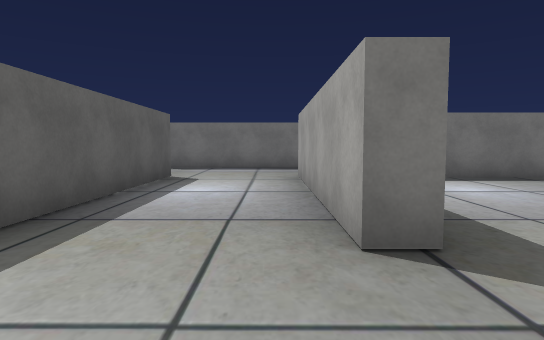
View 1 (above)

24 first-person views from a walk through a scene from a Unity 3-D project. The camera is 1.3 m above the floor, tilts 4° down and sees 75° across. The floor is counted in squares, 2 m on a side. Each view is taken from the middle of a square. On the plan, view 1 faces up. The plan holds only what a view shows up to about 10 squares ahead; the rest is blank. The place goes on beyond the plan. The player character is not drawn. Some surface patterns are stand-ins.

View 2
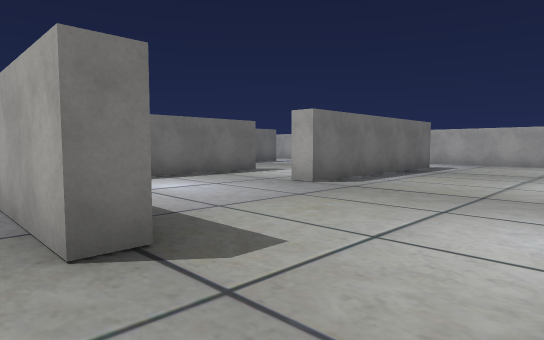

View 3
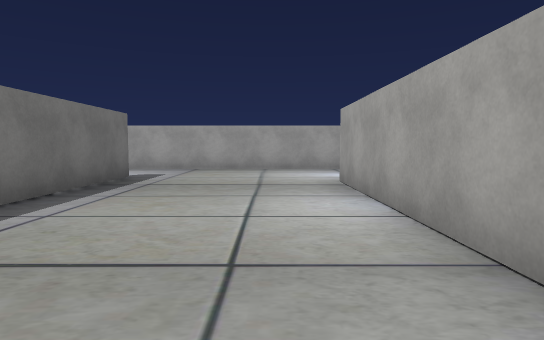

View 4
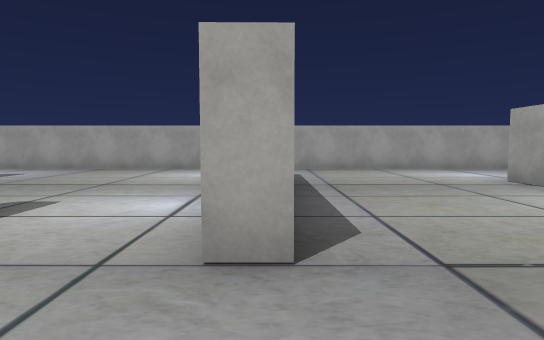

View 5
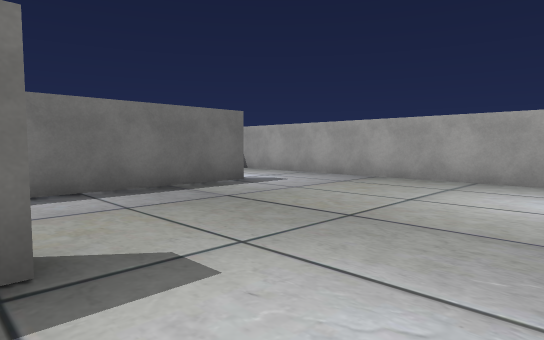

View 6
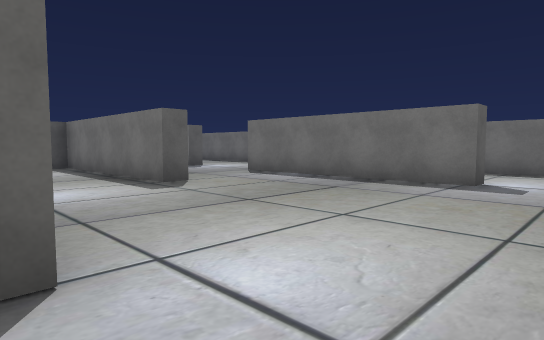

View 7
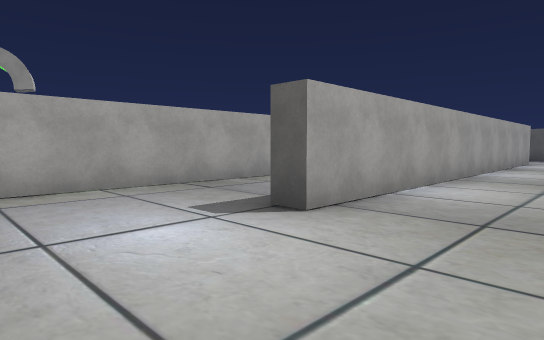

View 8
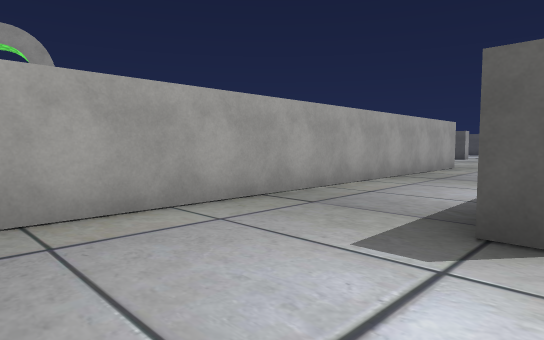

View 9
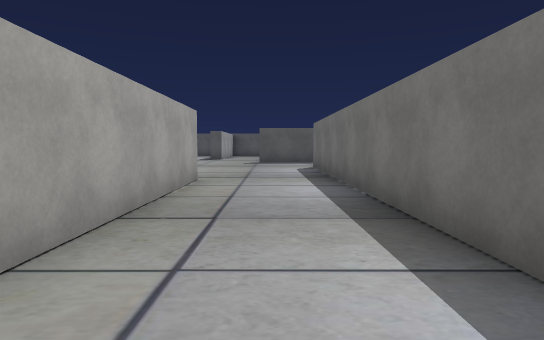

View 10
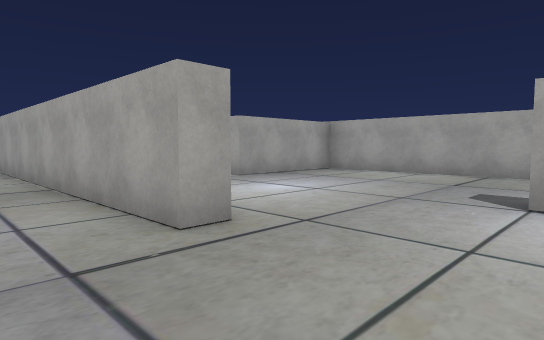

View 11
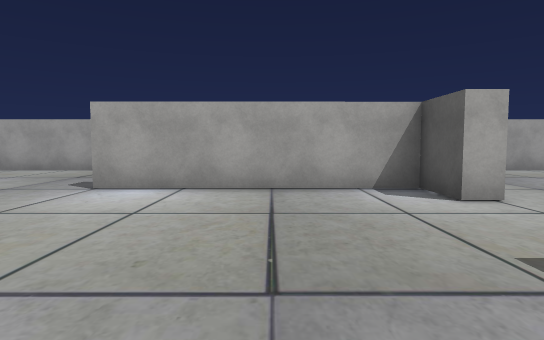

View 12
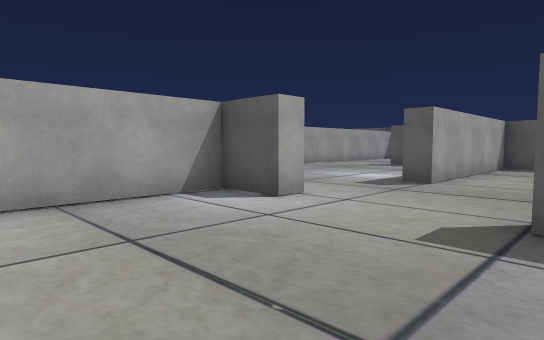

View 13
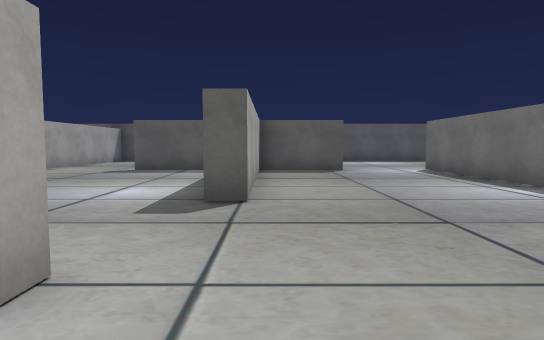

View 14
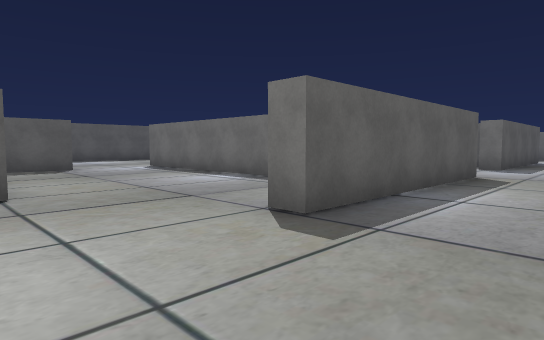

View 15
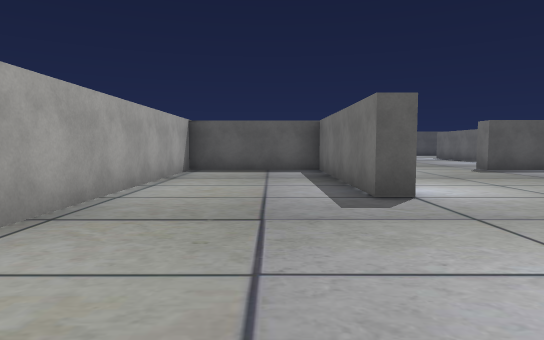

View 16
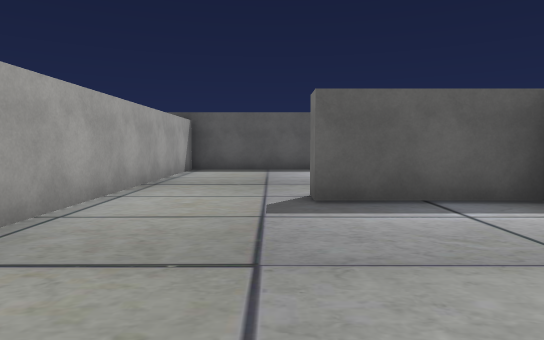

View 17
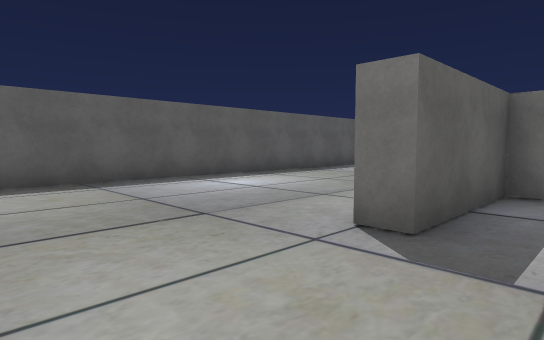

View 18
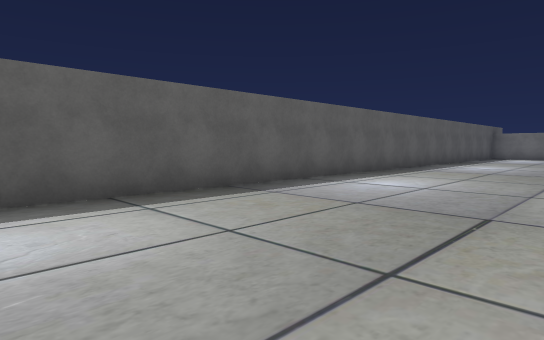

View 19
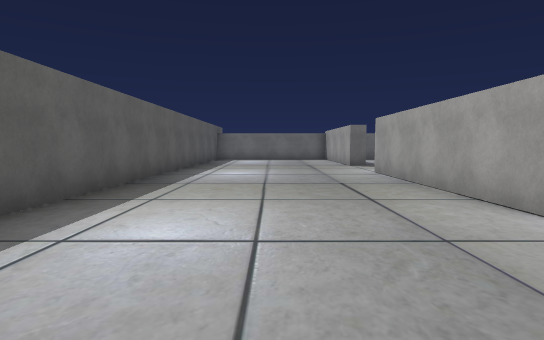

View 20
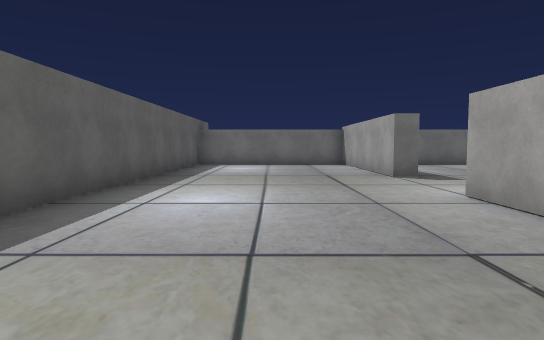

View 21
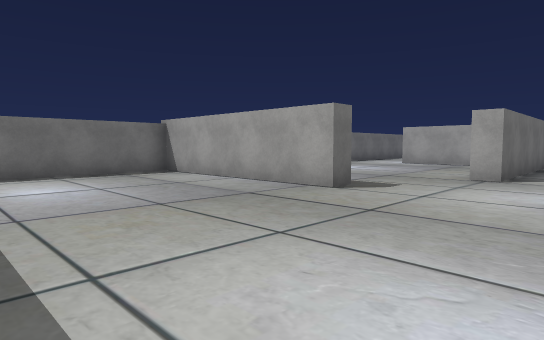

View 22
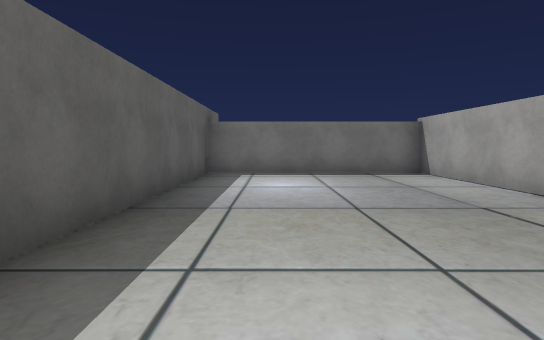

View 23
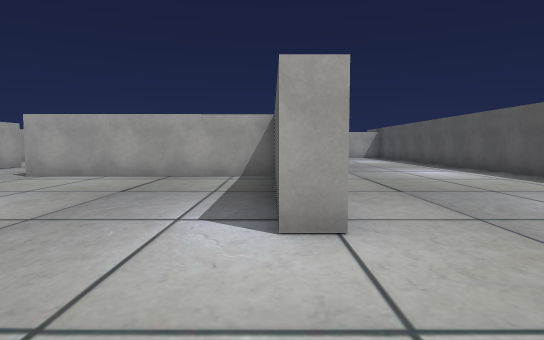

View 24
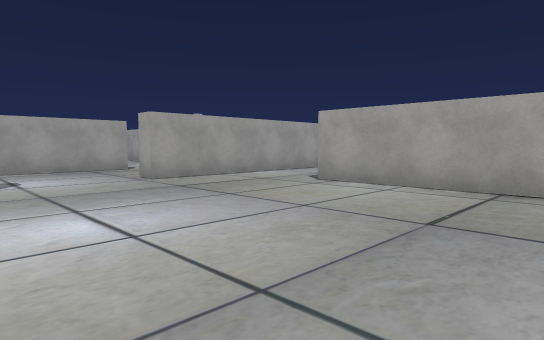

### Floor plan
Points are (right, up) in squares from view 1. A wall is a line through its corners. A room is listed if a view was taken in it or the views show most of it. See-through windows are left out.
Room 1 (views 1, 2, 3, 4, 5, 6, 7, 8, 9, 11)
walls: (1.1, 2.1) (0.6, 2.1) (0.6, 7.5); (6.4, -0.7) (1.5, -0.8); (0, -0.3) (9.3, -0.2) (9.3, -0.8); (6.4, 7) (1.1, 6.9); (1.4, -3.4) (11.7, -3.3); (10.3, 3.9) (4.9, 3.9) (4.9, 4.4); (-2.6, 2) (-2.6, 3.5); (-2.1, 7.4) (-2.1, 2.6); (0.8, 10) (-2.9, 10); (-5.1, 2.9) (-5.1, -1.5); (12.7, -2.5) (12.7, 4.5)
ways out: opening at (-3.5, -1) to room 2; opening at (2, -2.5) to room 2; opening at (-3.5, 2.5) to room 3; opening at (5.5, 5.5) to room 4; opening at (11.5, 4) to room 4; opening at (-2, 8.5); opening at (1.5, 8.5)
Room 2 (views 10, 12, 13, 14, 15, 16, 17, 18, 19, 20, 21, 22, 23, 24)
walls: (-8.2, 0.2) (-13.5, 0.1) (-13.5, 5.5) (-13, 5.5); (-13, -2.1) (-13, -4.3) (-8, -4.3) (-8, -4.9); (-13, -4.8) (-13, -7.5) (-13.6, -7.5); (-5.6, -2.1) (-5.6, -0.6); (-5.1, -1.5) (-5.1, -2.5) (-5.6, -2.5); (-5.8, -5.1) (-5.1, -5.1) (-5.1, -6.3) (-0.3, -6.2) (-0.3, -6.7) (-5.1, -6.8) (-5.1, -10.1) (5, -10.1) (5, -6.8); (-10.1, -10.1) (-9, -10.1); (-13, 8.1) (-13.5, 8.1) (-13.5, 13.2) (-18.5, 13.2) (-18.5, -10.1) (-11.8, -10.1); (1.5, -0.8) (-2.1, -0.8); (1.4, -4) (1.4, -3.4)
ways out: opening at (-3.5, -1) to room 1; opening at (2, -2.5) to room 1; opening at (-11.3, 6) to room 3; opening at (-6.5, 0) to room 3; opening at (-11.5, 8)
Room 3 (no view inside)
walls: (-6.1, 6.6) (-10.8, 6.5) (-10.8, 7.1); (-5.1, 7) (-5.1, 5.4) (-5.8, 5.4); (-5.6, -0.6) (-5.6, 2.9) (-5.1, 2.9); (-13, 5.5) (-13, 2.4); (-2.6, 3.5) (-2.6, 4.9); (-13.1, 0.6) (-7.8, 0.7)
ways out: opening at (-3.5, 2.5) to room 1; opening at (-11.3, 6) to room 2; opening at (-6.5, 0) to room 2
Room 4 (no view inside)
walls: (6.4, 7.6) (6.4, 7); (10.4, 10.7) (10.4, 10.1) (5, 10.1); (12.7, 4.5) (12.7, 10.5)
ways out: opening at (5.5, 5.5) to room 1; opening at (11.5, 4) to room 1; opening at (6, 8.5); opening at (11.5, 10)

Positions as (right, up) in squares from view 1, and headings:
1: (0, 0), facing up
2: (0, 0), facing up-right
3: (3, 1), facing right
4: (3, 4), facing right
5: (6, 5), facing up-right
6: (12, 4), facing up-left
7: (12, 2), facing down-left
8: (12, 0), facing down-left
9: (8, -2), facing left
10: (-1, -2), facing down-right
11: (-3, -1), facing down
12: (-2, -2), facing down-left
13: (-4, -4), facing left
14: (-3, -5), facing up-left
15: (4, -8), facing left
16: (-9, -8), facing left
17: (-12, -10), facing up-left
18: (-14, -6), facing up-left
19: (-16, -3), facing up
20: (-16, 1), facing up
21: (-18, 5), facing up-right
22: (-17, 5), facing up
23: (-13, 8), facing down
24: (-12, 6), facing down-right
